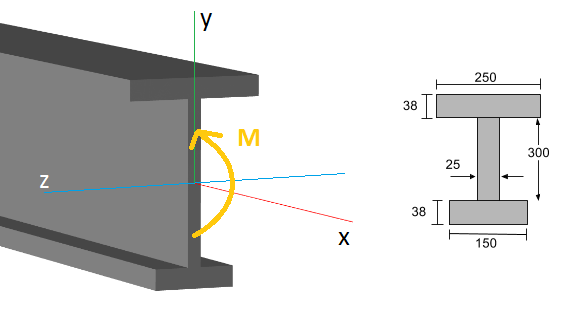
%> input picture img.png, 573 x 327 px
$ octave BENDING_Stress.m   (GNU Octave 9; MATLAB toolbox functions it lacks are replaced by stand-ins)
%> lines starting %> are read from the running program, lines starting %| are printed output that depends on the picture
%BENDING EQUATIONS FOR BEAMS-

%M/I = ?/y = E/R
%Where, M= bending moment,

  %I=Moment of inertia of the area of cross section.

  %?=Bending stress

  %y=distance of extreme fibre from the neutral axis

  %E=Young뭩 modulus

  %R=radius of curvature.

 %-------------------------------------------------

 %Q1:A cantilever of length 2m fails when a load of 2kN is applied at the
 %free end. If the section of the beam is 40x60 mm find stress at the failure.

 %SOL:

 p1 = [6 8];                         % First Point
 p2 = [6 6];                         % Second Point
 dp = p2-p1;                         % Difference

 p3 = [0 1.5];                         % First Point
 p4 = [6 1.5];                         % Second Point
 dp2 = p4-p3;                         % Difference

 p5 = [2.8 1.8];                         % First Point

 figure(1)
 quiver(p1(1),p1(2),dp(1),dp(2),0)
 hold on
 rectangle('Position',[0 2 6 4])
 axis([0 15 0 10])
 text(p1(1),p1(2), sprintf('   2kN',p1))
 text(p5(1),p5(2), sprintf('2m',p5))
 hold on
 rectangle('Position',[8 2 2 4])
 text(p1(1)+4.1,p1(2)-4, sprintf('60mm',p1))
 text(p5(1)+5.4,p5(2), sprintf('40mm',p5))


 %M/I=sigm/y=E/R
 %M=sigma Z
 %Z=bd^2/6
 b=40;
 d=60;
 Z=(b*(d^2))/6.0
 W=2000;
 L=2000;
 M= W*L
 sigma=M/Z
 txt={['Z=' num2str(Z)],['M=' num2str(M)],['\sigma=' num2str(sigma)]};
 text(p1(1)+6,p1(2)+1,txt );
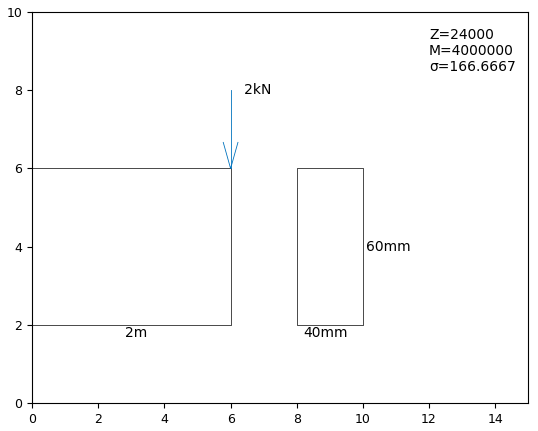
%> figure redrawn from the program's plot data


 %Q2:A square beam 20mm X 20mm in section and 2m
%long is simply supported at the ends. The beam
%fails when a point load of 400N is applied at the
%centre of the beam. What uniformly distributed
%load per meter length will break a cantilever of
%the same material 40mm wide, 60mm deep and
%3m long?

%SOL:
%square :20mm x 20mm
Ls=2000;
Ws=400;
b=20;
d=20;
Zs=b*(d^2)/6.0
Ms=Ws*Ls/4.0
sigmas=Ms*6.0/(b*(d^2))
%Rectangle : 40mmx60mm
Lr=3000;
b=40;
d=60;
Zr=b*(d^2)/6.0
Mr=sigmas*Zr
Wr=2*Mr/(Lr^2);
Wr=Wr*1000


%Q3:A timber beam of rectangular section of length 8m
%is simply supported. The beam carries a U.D.L. of
%12 kN/m run over the entire length and a point
%load of 10 kN at 3m from the left support. If the
%depth is two times the width and the stress in the
%timber is not to exceed 8 N/mm2
%, find the suitable
%dimensions of the section.

%SOL:
figure(2);
line([0 20],[20 20],'Marker','.','LineStyle','-','LineWidth',5)
axis([0 30 0 30])
text(3,17,'3m');

text(10,14,'8m');
hold on
quiver(0,18,8,0,0)
hold on
quiver(0,13,20,0,0)
hold on
quiver(8,28,0,-7,0)
text(8,27,'  10kN');
text(14,22,'  12kN');
hold on
quiver(0.2,10,0,10,0)
text(0.2,10,'  R_A');
hold on
quiver(20,10,0,10,0)
text(20,10,'  R_B');
hold on
th = linspace( pi/2, -pi/2, 100);
R = 1;  %or whatever radius you want

y = R*cos(th) + 20;
for c = 1:2:20
    x = R*sin(th)+c;
    hold on
    plot(x,y);
end
L=8;
w=12000;
W=10000;
sigma=8.0;
Rb=(w*sigma*4+W*3)/sigma
Ra=w-Rb
Fb=-Rb
Fa=Ra
Fc=18250;
x=4.3125;
M=Rb*x-w*x*x/2.0
%Z=b*d*d/2.0 d=2b z=2b^3/3
Z=M*1000/sigma
b=((3/2)*Z)^(1/3)
d=2*b

 txt={['Z=' num2str(Z)],['M=' num2str(M)],['\sigma=' num2str(sigma)]};
 text(22,25,txt );
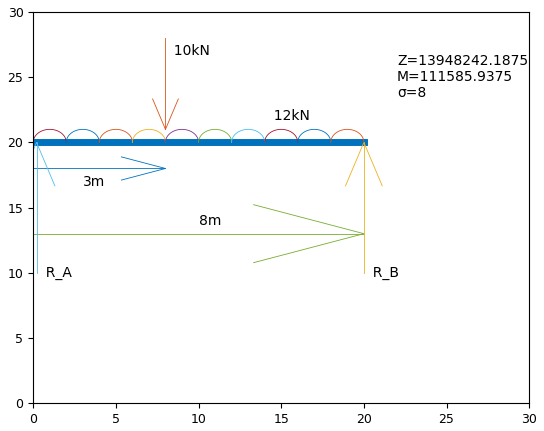
%> figure redrawn from the program's plot data


%Q4:A simple beam AB is there , find Moment of Inertia , c=216.29mm then
%find sigma max at Top and bottom.
%SOL:
figure(3);
subplot(2,1,1);
hold on;
M=50000;
c=0.21629;
I=4.74*10^(-4);
y=0.15971;
sigma_bend_max=M*c/I
sigma_bend_top=M*y/I
[X1,map1]=imread('img.png');
%> X1 is the input picture: size 327x573x3 uint8; mean R, G, B 213.7, 213.6, 212.6
%> map1 = []
[X2,map2]=imread('img2.png');
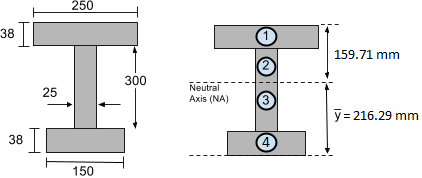
%> input picture img2.png, 422 x 178 px
%> X2 is the input picture: size 178x422x3 uint8; mean R, G, B 233.9, 234.1, 234.3
%> map2 = []
subplot(1,2,1), imshow(X1,map1)
subplot(1,2,2), imshow(X2,map2)

%Q5: A Beam is bent in the form of semi circle of radius 2.5m. Beam is with
%12mm radius , Young's Modulus is given by E=70Gpa. Find sigma and Moment
figure(5);
R=12;
th = linspace( pi/2, -pi/2, 100);
y = R*cos(th) + 20;
x = R*sin(th)+20;
 axis([0 40 0 40])
plot(x,y,'Marker','.','LineStyle','-','LineWidth',5)
COM=4*R/(3000*pi);
rho=2.5;
E=70*10^9;
%M=IE/R;
d=24/1000;
I=pi*d^4/64.0
M=I*E/rho
sigma=COM*E/rho
text(18,26,{['M=' num2str(M)],['I=' num2str(I)],['COM=' num2str(COM)],['\sigma=' num2str(sigma)]})
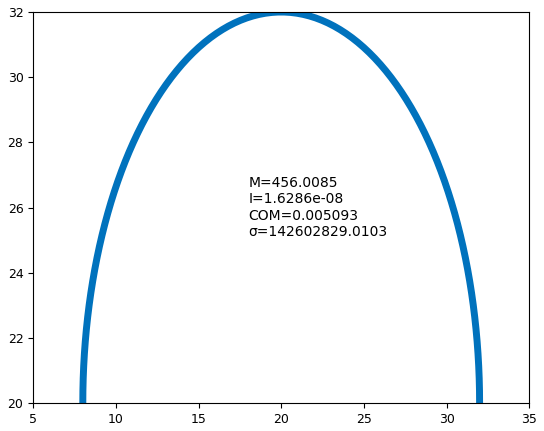
%> figure redrawn from the program's plot data
